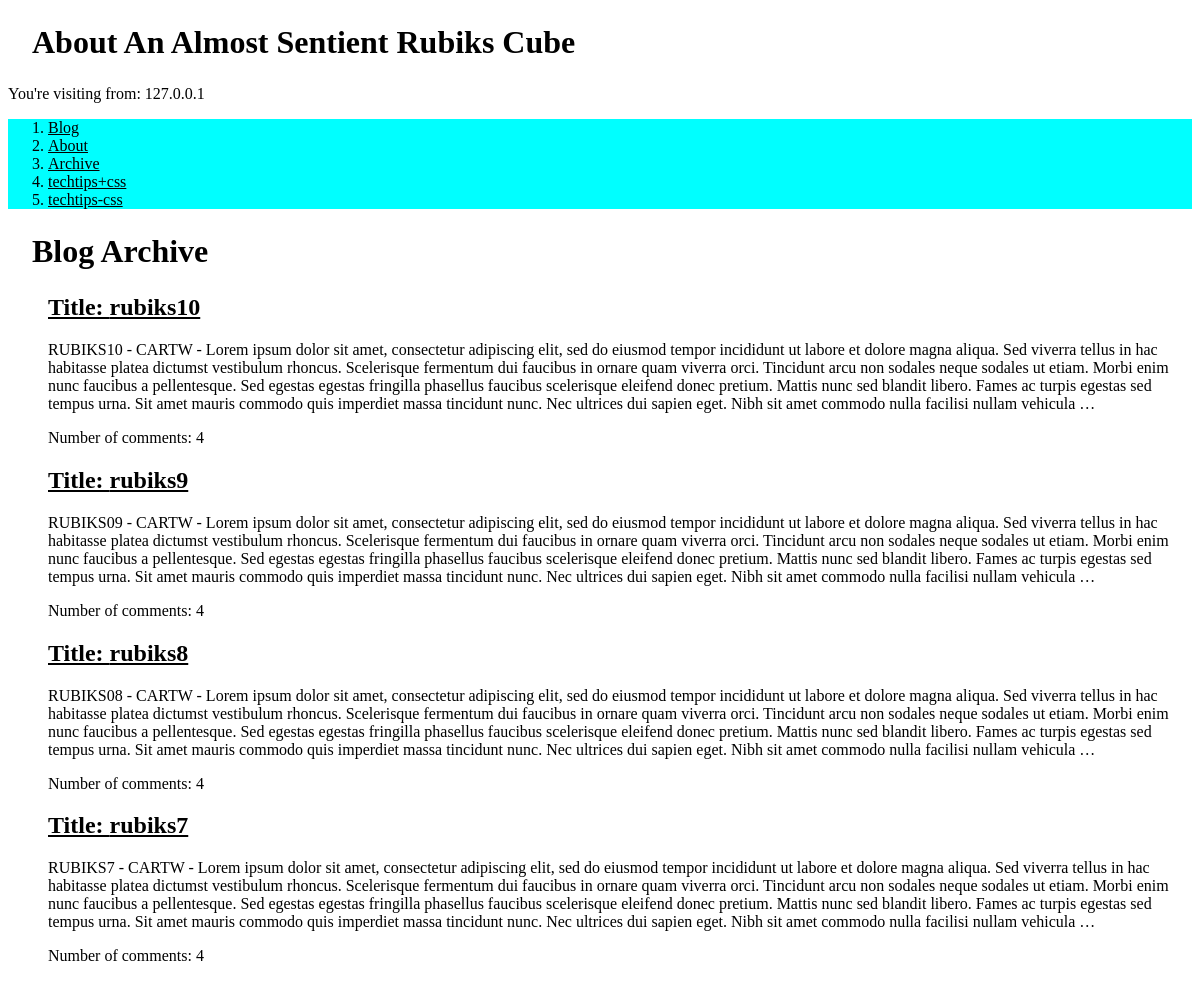
Screenshot of /blog/archive/ with the database file from the repository.
### blog/models.py (models this page shows, shortened)
class blog(models.Model):
    title = models.CharField(max_length=200)
    author = models.CharField(max_length=100)
    content = models.TextField()
    posted = models.DateTimeField('date published')
    def get_comments(self):
        commentList = []
        comments = comment.objects.order_by('-posted')
        for i in comments:
            if i.blog.id == self.id:
                commentList.append(i)
        return commentList
    def get_comment_count(self):
        return str(len(self.get_comments()))

class comment(models.Model):
    blog = models.ForeignKey('blog', on_delete=models.CASCADE)
    commenter = models.CharField(max_length=100)
    email = models.EmailField()
    content = models.TextField()
    posted = models.DateTimeField('date published')

### blog/views.py (the view)
# urls.py: path('archive/', views.archive, name='archive'),
def archive(request):
    ip = request.META['REMOTE_ADDR']
    blog_list = blog.objects.order_by('-posted')
    context = {'blog_list' : blog_list, "ip" : ip}
    return render(request, 'blog/archive.html', context)

### blog/templates/blog/archive.html (shortened to what this page needs)
{% load static %}
<!DOCTYPE html>
<html lang="en">
    <head>
        <link rel="stylesheet" href="{% static 'blog/style.css' %}">
    </head>
    <body>
        <h1>About An Almost Sentient Rubiks Cube</h1>
        <P>You're visiting from: {{ ip }}</P>
        <ol class="navBlock">
            <li class="navBlock"><a href="/blog/">Blog</a></li>
            <li class="navBlock"><a href="/blog/about.html">About</a></li>
            <li class="navBlock"><a href="/blog/archive">Archive</a></li>
            <li class="navBlock"><a href="/blog/techtips+css.html">techtips+css</a></li>
            <li class="navBlock"><a href="/blog/techtips-css.html">techtips-css</a></li>
        </ol>
        <h1>Blog Archive</h1>
        {% if blog_list %}
            <ul>
                {% for post in blog_list %}
                    <h2><a href=../{{post.id}}>Title: {{ post.title }}</a></h2>
                    <P>{{ post.content|truncatewords:100 }}</P>
                    <p>Number of comments: {{ post.get_comment_count }}</p>
                {% endfor %}
            </ul>
        {% else %}
            <p>No blog posts available.</p>
        {% endif %}
    </body>
</html>

### blog/static/blog/style.css (style rules this page uses)
a { color: black; }
ol { background-color: aqua; }
h1 { font-family: 'Times New Roman', Times, serif; margin: 1.5rem; }

### rows the page displays
blog: title "rubiks10", content "RUBIKS10 - CARTW - Lorem ipsum dolor sit amet, consectetur adipiscing elit, sed do eiusmod tempor incididunt ut labore et dolore magna aliqua. Sed viverra tellus in hac habitasse platea dictumst vestibulum rhoncus. Scelerisque fermentum dui faucibus in ornare quam viverra orci. Tincidunt arcu non sodales neque sodales ut etiam. Morbi enim nunc faucibus a pellentesque. Sed egestas egestas fringilla phasellus faucibus scelerisque eleifend donec pretium. Mattis nunc sed blandit libero. Fames ac turpis egestas sed tempus urna. Sit amet mauris commodo quis imperdiet massa tincidunt nunc. Nec ultrices dui sapien eget. Nibh sit amet commodo nulla facilisi nullam vehicula …", get_comment_count "4"
blog: title "rubiks9", content "RUBIKS09 - CARTW - Lorem ipsum dolor sit amet, consectetur adipiscing elit, sed do eiusmod tempor incididunt ut labore et dolore magna aliqua. Sed viverra tellus in hac habitasse platea dictumst vestibulum rhoncus. Scelerisque fermentum dui faucibus in ornare quam viverra orci. Tincidunt arcu non sodales neque sodales ut etiam. Morbi enim nunc faucibus a pellentesque. Sed egestas egestas fringilla phasellus faucibus scelerisque eleifend donec pretium. Mattis nunc sed blandit libero. Fames ac turpis egestas sed tempus urna. Sit amet mauris commodo quis imperdiet massa tincidunt nunc. Nec ultrices dui sapien eget. Nibh sit amet commodo nulla facilisi nullam vehicula …", get_comment_count "4"
blog: title "rubiks8", content "RUBIKS08 - CARTW - Lorem ipsum dolor sit amet, consectetur adipiscing elit, sed do eiusmod tempor incididunt ut labore et dolore magna aliqua. Sed viverra tellus in hac habitasse platea dictumst vestibulum rhoncus. Scelerisque fermentum dui faucibus in ornare quam viverra orci. Tincidunt arcu non sodales neque sodales ut etiam. Morbi enim nunc faucibus a pellentesque. Sed egestas egestas fringilla phasellus faucibus scelerisque eleifend donec pretium. Mattis nunc sed blandit libero. Fames ac turpis egestas sed tempus urna. Sit amet mauris commodo quis imperdiet massa tincidunt nunc. Nec ultrices dui sapien eget. Nibh sit amet commodo nulla facilisi nullam vehicula …", get_comment_count "4"
blog: title "rubiks7", content "RUBIKS7 - CARTW - Lorem ipsum dolor sit amet, consectetur adipiscing elit, sed do eiusmod tempor incididunt ut labore et dolore magna aliqua. Sed viverra tellus in hac habitasse platea dictumst vestibulum rhoncus. Scelerisque fermentum dui faucibus in ornare quam viverra orci. Tincidunt arcu non sodales neque sodales ut etiam. Morbi enim nunc faucibus a pellentesque. Sed egestas egestas fringilla phasellus faucibus scelerisque eleifend donec pretium. Mattis nunc sed blandit libero. Fames ac turpis egestas sed tempus urna. Sit amet mauris commodo quis imperdiet massa tincidunt nunc. Nec ultrices dui sapien eget. Nibh sit amet commodo nulla facilisi nullam vehicula …", get_comment_count "4"

### other values shown
{{ ip }} "127.0.0.1"
